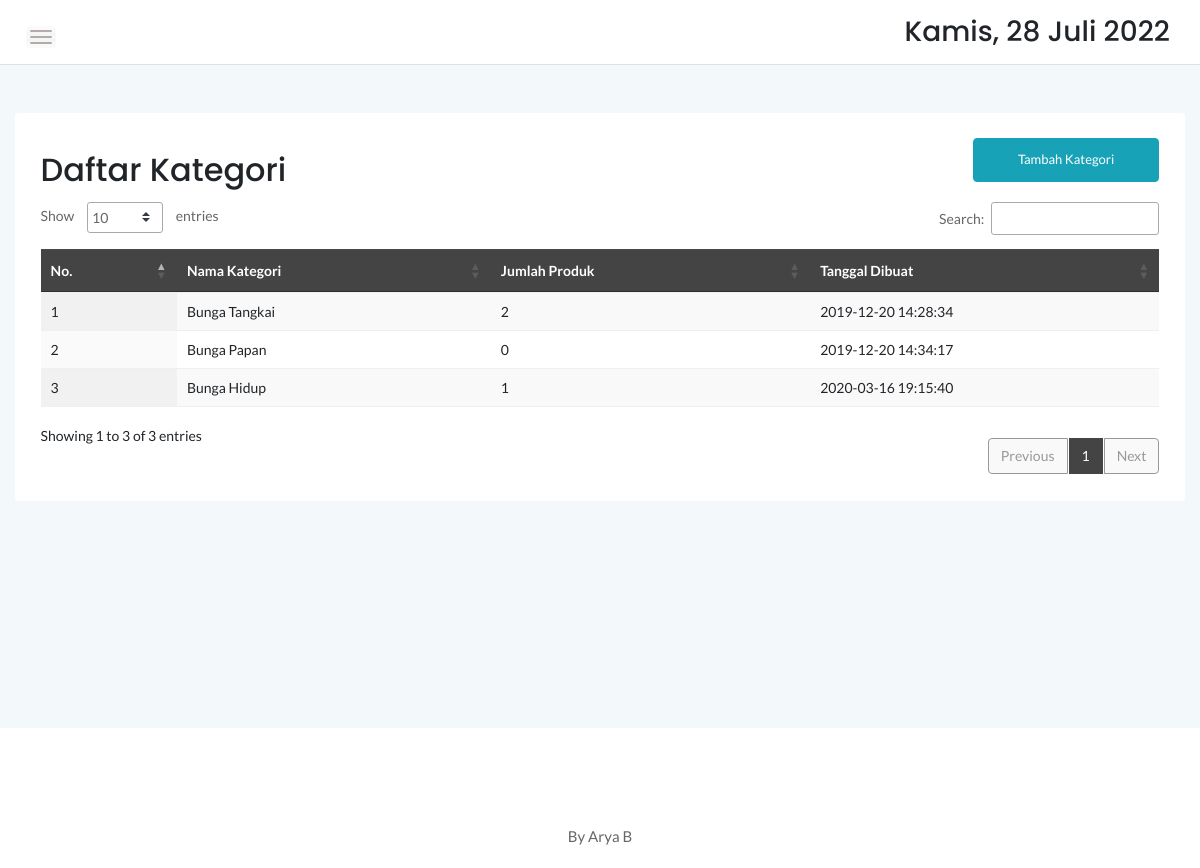
/admin/kategori.php, run on an earlier commit of the app's database.
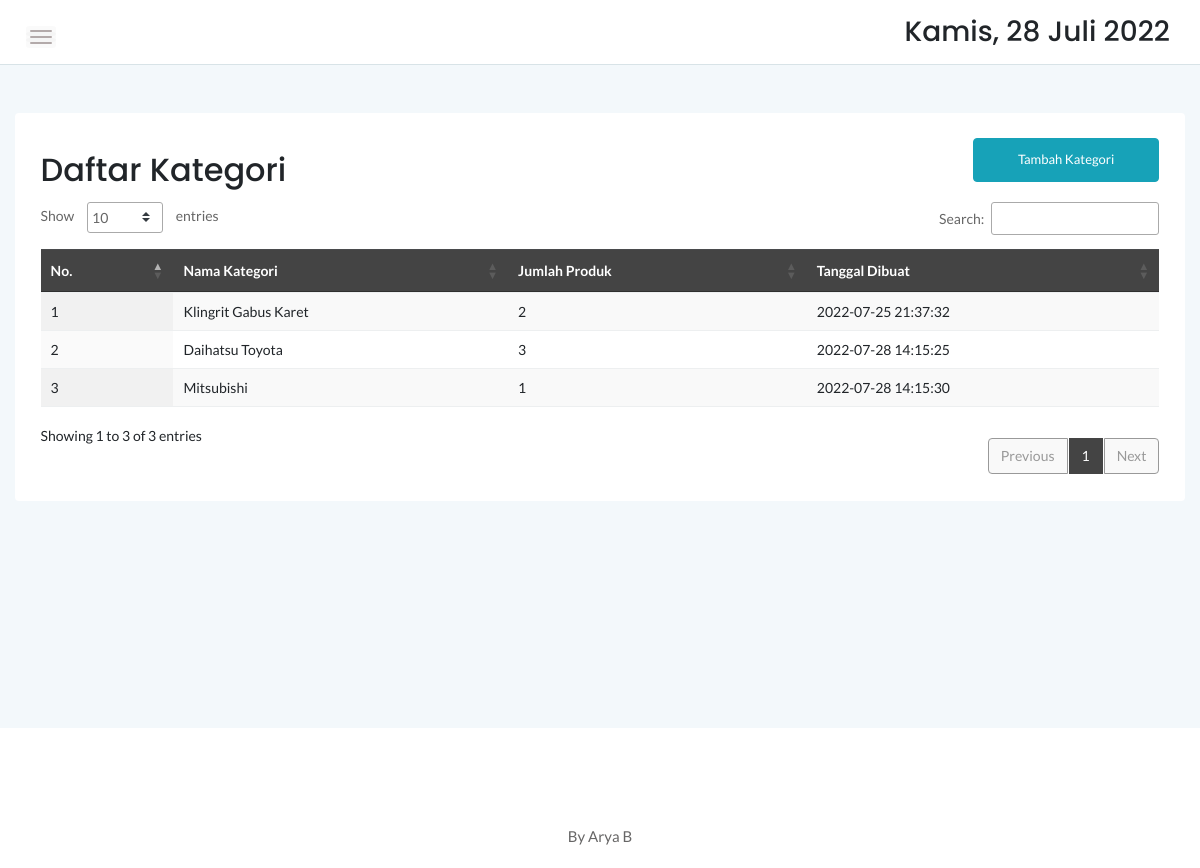
And on a later commit of the database.
### tables this page shows
CREATE TABLE `kategori` (
  `idkategori` int(11) NOT NULL AUTO_INCREMENT,
  `namakategori` varchar(20) NOT NULL,
  `tgldibuat` timestamp NOT NULL DEFAULT current_timestamp(),
  PRIMARY KEY (`idkategori`)
);

### admin/kategori.php (the view, shortened to what this page needs)
<?php
	include '../dbconnect.php';
	?>
<!doctype html>
<html class="no-js" lang="en">
<head>
    <link rel="stylesheet" href="assets/css/bootstrap.min.css">
    <link rel="stylesheet" href="assets/css/font-awesome.min.css">
    <link rel="stylesheet" href="assets/css/themify-icons.css">
    <link rel="stylesheet" href="assets/css/metisMenu.css">
    <link rel="stylesheet" href="assets/css/owl.carousel.min.css">
    <link rel="stylesheet" href="assets/css/slicknav.min.css">
    <link rel="stylesheet" href="https://www.amcharts.com/lib/3/plugins/export/export.css" type="text/css" media="all" />
	<link rel="stylesheet" type="text/css" href="https://cdn.datatables.net/1.10.20/css/jquery.dataTables.min.css">
    <link rel="stylesheet" type="text/css" href="https://cdn.datatables.net/1.10.20/css/jquery.dataTables.css">
    <link rel="stylesheet" type="text/css" href="https://cdn.datatables.net/1.10.20/css/dataTables.bootstrap4.min.css">
    <link rel="stylesheet" type="text/css" href="https://cdn.datatables.net/responsive/2.2.3/css/responsive.bootstrap.min.css">
    <link rel="stylesheet" type="text/css" href="https://cdn.datatables.net/responsive/2.2.3/css/responsive.jqueryui.min.css">
	<link rel="stylesheet" type="text/css" href="https://cdn.datatables.net/buttons/1.5.2/css/buttons.dataTables.min.css">
    <link rel="stylesheet" href="assets/css/typography.css">
    <link rel="stylesheet" href="assets/css/default-css.css">
    <link rel="stylesheet" href="assets/css/styles.css">
    <link rel="stylesheet" href="assets/css/responsive.css">
</head>
<body>
    <div class="page-container">
        <div class="main-content">
            <div class="header-area">
                <div class="row align-items-center">
                    <div class="col-md-6 col-sm-8 clearfix">
                        <div class="nav-btn pull-left">
                            <span></span>
                            <span></span>
                            <span></span>
                        </div>
                    </div>
                    <div class="col-md-6 col-sm-4 clearfix">
                        <ul class="notification-area pull-right">
                            <li><h3><div class="date">
						</b></div></h3>
						</li>
                        </ul>
                    </div>
                </div>
            </div>
            <div class="main-content-inner">
                <div class="row mt-5 mb-5">
                    <div class="col-12">
                        <div class="card">
                            <div class="card-body">
                                <div class="d-sm-flex justify-content-between align-items-center">
									<h2>Daftar Kategori</h2>
									<button style="margin-bottom:20px" data-toggle="modal" data-target="#myModal" class="btn btn-info col-md-2">Tambah Kategori</button>
                                </div>
                                    <div class="data-tables datatable-dark">
										 <table id="dataTable3" class="display" style="width:100%"><thead class="thead-dark">
											<tr>
												<th>No.</th>
												<th>Nama Kategori</th>
												<th>Jumlah Produk</th>
												<th>Tanggal Dibuat</th>
											</tr></thead><tbody>
											<?php
											$brgs=mysqli_query($conn,"SELECT * from kategori order by idkategori ASC");
											$no=1;
											while($p=mysqli_fetch_array($brgs)){
												$id = $p['idkategori'];
												?>
												<tr>
													<td><?php echo $no++ ?></td>
													<td><?php echo $p['namakategori'] ?></td>
													<td><?php
														$result1 = mysqli_query($conn,"SELECT Count(idproduk) AS count FROM produk p, kategori k where p.idkategori=k.idkategori and k.idkategori='$id' order by idproduk ASC");
														$cekrow = mysqli_num_rows($result1);
														$row1 = mysqli_fetch_assoc($result1);
														$count = $row1['count'];
														if($cekrow > 0){
														echo number_format($count);
														} else {
															echo 'No data';
														}
													?></td>
													<td><?php echo $p['tgldibuat'] ?></td>
												</tr>
												<?php
											}
											?>
										</tbody>
										</table>
                                    </div>
								 </div>
                            </div>
                        </div>
                    </div>
                </div>
            </div>
        </div>
        <footer>
            <div class="footer-area">
                <p>By Arya B</p>
            </div>
        </footer>
</body>
</html>

What changed in the data, as far as the page shows it:
removed kategori: namakategori "Bunga Tangkai", count "2", tgldibuat "2019-12-20 14:28:34"
removed kategori: namakategori "Bunga Papan", count "0", tgldibuat "2019-12-20 14:34:17"
removed kategori: namakategori "Bunga Hidup", count "1", tgldibuat "2020-03-16 19:15:40"
added kategori: namakategori "Klingrit Gabus Karet", count "2", tgldibuat "2022-07-25 21:37:32"
added kategori: namakategori "Daihatsu Toyota", count "3", tgldibuat "2022-07-28 14:15:25"
added kategori: namakategori "Mitsubishi", count "1", tgldibuat "2022-07-28 14:15:30"
